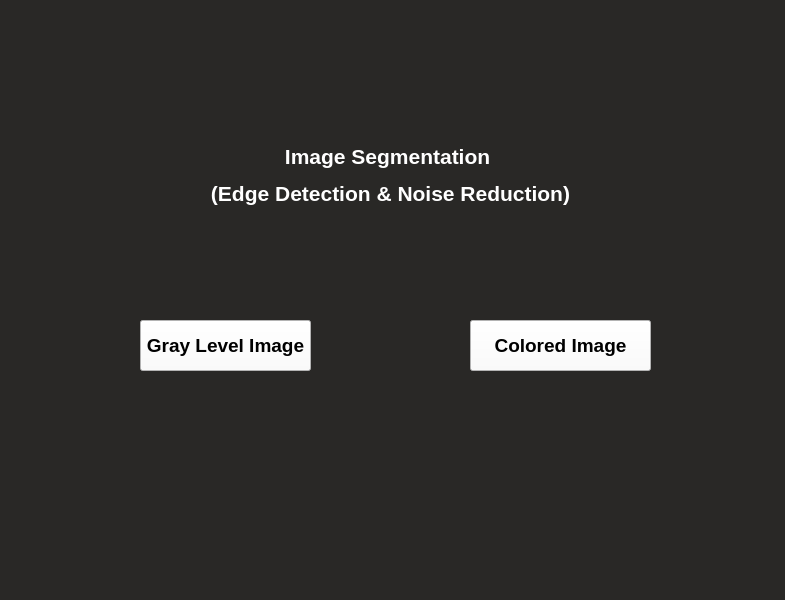
<?xml version="1.0" encoding="UTF-8"?>
<ui version="4.0">
 <class>MainWindow</class>
 <widget class="QMainWindow" name="MainWindow">
  <property name="geometry">
   <rect>
    <x>0</x>
    <y>0</y>
    <width>785</width>
    <height>600</height>
   </rect>
  </property>
  <property name="font">
   <font>
    <pointsize>14</pointsize>
   </font>
  </property>
  <property name="windowTitle">
   <string>MainWindow</string>
  </property>
  <property name="toolTip">
   <string>&lt;html&gt;&lt;head/&gt;&lt;body&gt;&lt;p&gt;&lt;br/&gt;&lt;/p&gt;&lt;/body&gt;&lt;/html&gt;</string>
  </property>
  <property name="autoFillBackground">
   <bool>false</bool>
  </property>
  <property name="styleSheet">
   <string notr="true">background-color: rgb(41, 40, 38);</string>
  </property>
  <widget class="QWidget" name="centralwidget">
   <widget class="QPushButton" name="pushButton">
    <property name="geometry">
     <rect>
      <x>140</x>
      <y>320</y>
      <width>171</width>
      <height>51</height>
     </rect>
    </property>
    <property name="font">
     <font>
      <family>Segoe UI</family>
      <pointsize>14</pointsize>
      <weight>75</weight>
      <bold>true</bold>
     </font>
    </property>
    <property name="toolTip">
     <string>&lt;html&gt;&lt;head/&gt;&lt;body&gt;&lt;p align=&quot;center&quot;&gt;&lt;br/&gt;&lt;/p&gt;&lt;/body&gt;&lt;/html&gt;</string>
    </property>
    <property name="styleSheet">
     <string notr="true">background-color: rgb(251, 251, 251);</string>
    </property>
    <property name="text">
     <string>Gray Level Image</string>
    </property>
   </widget>
   <widget class="QPushButton" name="pushButton_2">
    <property name="geometry">
     <rect>
      <x>470</x>
      <y>320</y>
      <width>181</width>
      <height>51</height>
     </rect>
    </property>
    <property name="font">
     <font>
      <family>Segoe UI</family>
      <pointsize>14</pointsize>
      <weight>75</weight>
      <bold>true</bold>
     </font>
    </property>
    <property name="styleSheet">
     <string notr="true">background-color: rgb(251, 251, 251);</string>
    </property>
    <property name="text">
     <string>Colored Image</string>
    </property>
   </widget>
   <widget class="QLabel" name="label">
    <property name="geometry">
     <rect>
      <x>210</x>
      <y>130</y>
      <width>361</width>
      <height>91</height>
     </rect>
    </property>
    <property name="font">
     <font>
      <family>Segoe UI</family>
      <weight>75</weight>
      <bold>true</bold>
     </font>
    </property>
    <property name="text">
     <string>&lt;html&gt;&lt;head/&gt;&lt;body&gt;&lt;p align=&quot;center&quot;&gt;&lt;span style=&quot; font-size:16pt; color:#ffffff;&quot;&gt;Image Segmentation &lt;/span&gt;&lt;/p&gt;&lt;p align=&quot;center&quot;&gt;&lt;span style=&quot; font-size:16pt; color:#ffffff;&quot;&gt;(Edge Detection &amp;amp; Noise Reduction)&lt;/span&gt;&lt;/p&gt;&lt;/body&gt;&lt;/html&gt;</string>
    </property>
   </widget>
  </widget>
  <widget class="QMenuBar" name="menubar">
   <property name="geometry">
    <rect>
     <x>0</x>
     <y>0</y>
     <width>785</width>
     <height>21</height>
    </rect>
   </property>
  </widget>
  <widget class="QStatusBar" name="statusbar"/>
 </widget>
 <resources/>
 <connections/>
</ui>
